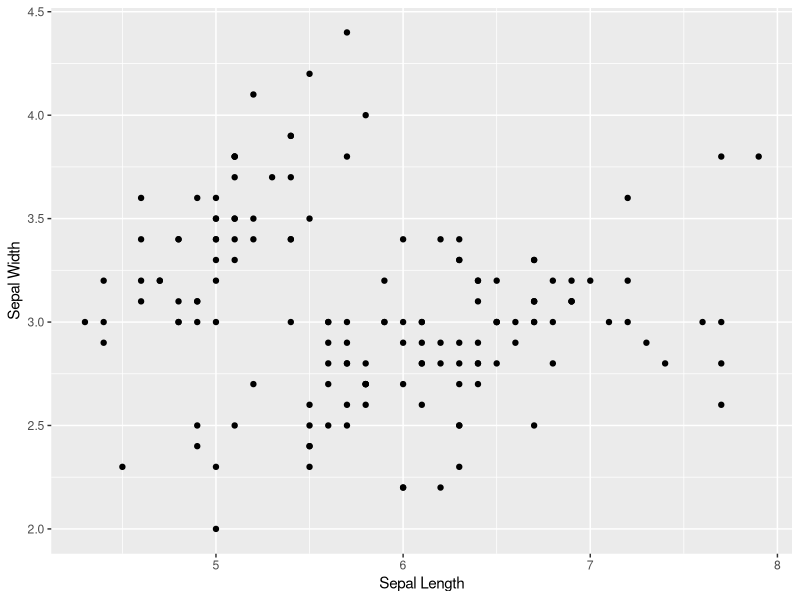

R code for this plot:
## ---- chunk 1
library(tidyverse)
library(flextable)
flextable::flextable(head(iris,4)) %>% autofit()
## ---- chunk 2
ggplot(iris, aes(Sepal.Length, Sepal.Width))+
  geom_point()+
  labs(x = 'Sepal Length', y = 'Sepal Width')
